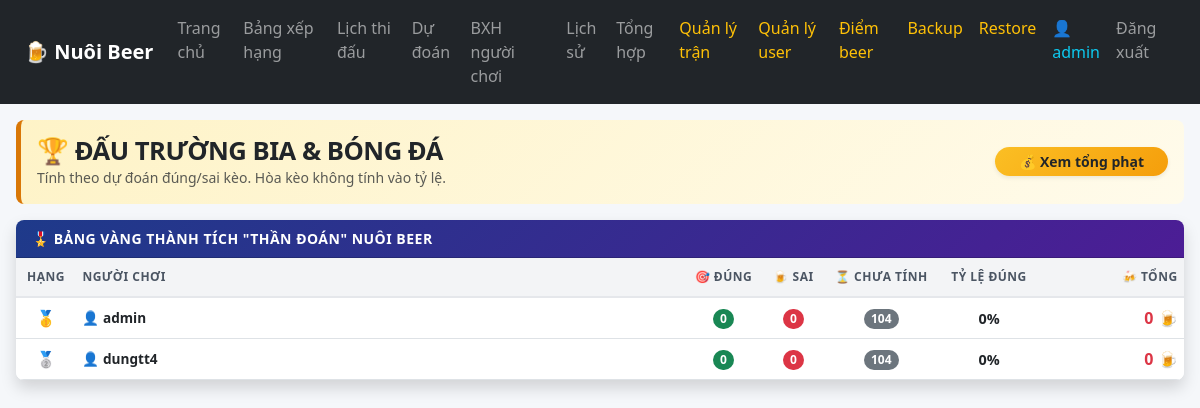
/leaderboard (signed in), run on the app's committed database.
### tables this page shows
CREATE TABLE users (
            id INTEGER PRIMARY KEY AUTOINCREMENT,
            username TEXT UNIQUE NOT NULL,
            password TEXT NOT NULL,
            role TEXT DEFAULT 'user',
            is_active INTEGER DEFAULT 1,
            created_at TIMESTAMP DEFAULT CURRENT_TIMESTAMP
        );

### app.py (the view)
@app.route("/leaderboard")
def leaderboard():
    if not login_required():
        return redirect("/login")
    summary_list = get_summary_data()
    summary_list.sort(
        key=lambda item: (item["accuracy"], item["correct"], -item["total_beer"]),
        reverse=True
    )
    return render_template("leaderboard.html", leaderboard=summary_list)

### app.py (called while the page is built, shortened)
def get_db():
    conn = sqlite3.connect(DB_NAME)
    conn.row_factory = sqlite3.Row
    return conn

def login_required():
    return "user_id" in session

def rows_to_dicts(rows):
    return [dict(row) for row in rows]

def get_matches():
    conn = get_db()
    rows = conn.execute("""
        SELECT
            match_no,
            match_date AS date,
            time_vn,
            stage,
            group_name AS "group",
            home,
            away,
            stadium,
            city,
            score_home,
            score_away,
            handicap_team,
            handicap_value,
            note
        FROM matches
        ORDER BY match_no ASC
    """).fetchall()
    conn.close()
    return rows_to_dicts(rows)

def get_handicap_result(match):
    score_home = match.get("score_home")
    score_away = match.get("score_away")
    if score_home is None or score_away is None:
        return None

@app.context_processor
def utility_processor():
    return {
        "get_handicap_text": get_handicap_text
    }

### templates/leaderboard.html (shortened to what this page needs)
{% extends "base.html" %}
{% block content %}
<div class="container-fluid py-3 px-3" style="max-width: 1400px; margin: 0 auto;">
  <div class="d-flex flex-column flex-sm-row justify-content-between align-items-sm-center gap-2 mb-3 p-3 rounded-3" style="background: linear-gradient(135deg, #fef3c7 0%, #fffbeb 100%); border-left: 5px solid #d97706;">
    <div>
      <h2 class="fw-bold mb-0 text-dark" style="font-size: 1.6rem; letter-spacing: -0.5px;">🏆 ĐẤU TRƯỜNG BIA & BÓNG ĐÁ</h2>
      <p class="text-muted mb-0 small fw-medium">
        Tính theo dự đoán đúng/sai kèo. Hòa kèo không tính vào tỷ lệ.
      </p>
    </div>
    <a href="/tong-hop" class="btn btn-sm btn-gradient-warning rounded-pill px-4 align-self-start align-self-sm-center fw-bold text-dark shadow-sm">
      💰 Xem tổng phạt
    </a>
  </div>
  <div class="card border-0 shadow rounded-3 overflow-hidden">
    <div class="card-header bg-gradient-leaderboard py-2 px-3">
      <div class="fw-bold text-white small" style="letter-spacing: 0.5px;">🎖️ BẢNG VÀNG THÀNH TÍCH "THẦN ĐOÁN" NUÔI BEER</div>
    </div>
    <div class="table-responsive">
      <table class="table table-hover align-middle mb-0 leaderboard-table">
        <thead>
          <tr>
            <th class="text-center" style="width: 60px;">Hạng</th>
            <th>Người chơi</th>
            <th class="text-center" style="width: 70px;">🎯 Đúng</th>
            <th class="text-center" style="width: 70px;">🍺 Sai</th>
            <th class="text-center" style="width: 100px;">⏳ Chưa tính</th>
            <th class="text-center" style="width: 110px;">Tỷ lệ đúng</th>
            <th class="text-end" style="width: 140px;">🍻 Tổng</th>
          </tr>
        </thead>
        <tbody>
          {% for item in leaderboard %}
          <tr>
            <td class="text-center fw-bold fs-6">
              {% if loop.index == 1 %}🥇
              {% elif loop.index == 2 %}🥈
              {% elif loop.index == 3 %}🥉
              {% else %}{{ loop.index }}
              {% endif %}
            </td>
            <td class="fw-semibold text-dark">
              👤 {{ item.username }}
            </td>
            <td class="text-center">
              <span class="badge text-bg-success fw-bold" style="font-size: 0.75rem; padding: 0.35em 0.6em;">{{ item.correct }}</span>
            </td>
            <td class="text-center">
              <span class="badge text-bg-danger fw-bold" style="font-size: 0.75rem; padding: 0.35em 0.6em;">{{ item.wrong }}</span>
            </td>
            <td class="text-center">
              <span class="badge text-bg-secondary fw-bold" style="font-size: 0.75rem; padding: 0.35em 0.6em;">{{ item.pending }}</span>
            </td>
            <td class="text-center fw-bold text-dark" style="font-size: 0.9rem;">
              {{ item.accuracy }}%
            </td>
            <td class="text-end text-danger fw-bold fs-6">
              {{ "{:,.0f}".format(item.total_beer) }} 🍺
            </td>
          </tr>
          {% else %}
          <tr>
            <td colspan="8" class="text-center text-muted py-5 fw-medium">
              Chưa có dữ liệu dự đoán.
            </td>
          </tr>
          {% endfor %}
        </tbody>
      </table>
    </div>
  </div>
</div>
{% endblock %}

### static/css/style.css (style rules this page uses)
body { background: #f5f7fa; }
.table th { white-space: nowrap; }
.table td { white-space: nowrap; }
.card { border-radius: 16px; }
.badge { border-radius: 999px; }

### templates/leaderboard.html (style rules this page uses)
.bg-gradient-leaderboard { background: linear-gradient(135deg, #1e3a8a 0%, #4c1d95 100%) !important; }
.btn-gradient-warning { background: linear-gradient(135deg, #fbbf24 0%, #f59e0b 100%); border: none; transition: transform 0.2s; }
.leaderboard-table th { font-size: 0.75rem; font-weight: 700; color: #4b5563; text-transform: uppercase; letter-spacing: 0.5px; padding: 0.65rem 0.4rem !important; background-color: #f3f4f6; border-bottom: 2px solid #e5e7eb; }
.leaderboard-table td { font-size: 0.85rem; padding: 0.5rem 0.4rem !important; white-space: nowrap; }
.leaderboard-table tbody tr:nth-child(even) { background-color: #f8fafc; }

### data on the page
users: username "admin", correct "0", wrong "0", pending "104", accuracy "0", total_beer "0"
users: username "dungtt4", correct "0", wrong "0", pending "104", accuracy "0", total_beer "0"

### other printed values
{{ session.get("username") }} "admin"
